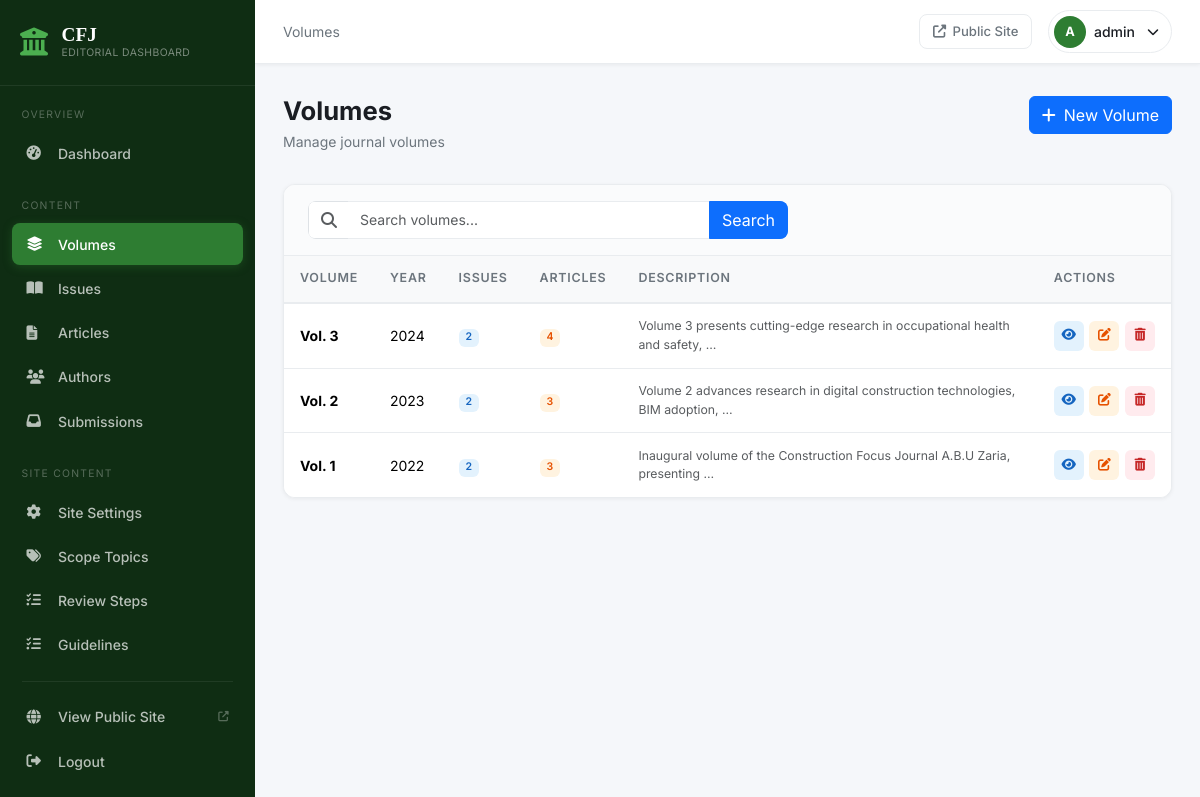
The app's page /dashboard/volumes/ (signed in), older data.
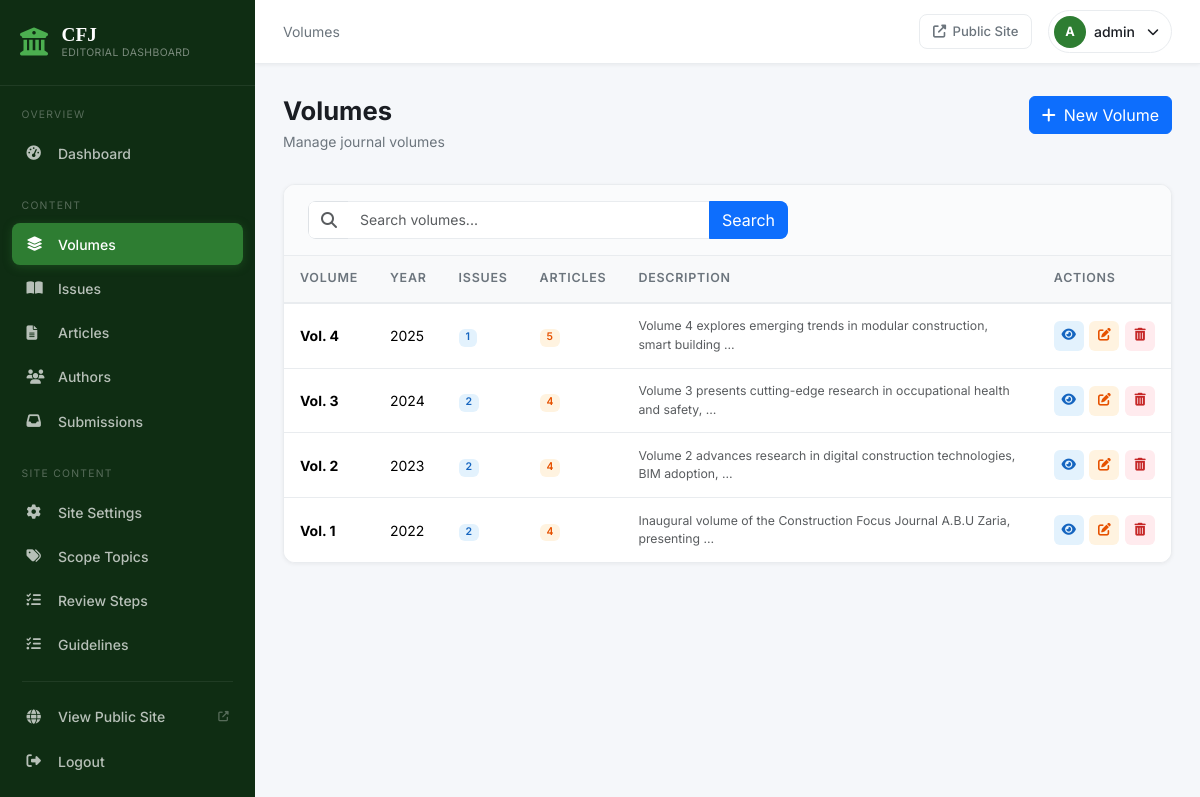
The same page, newer data.
### website/models.py (models this page shows, shortened)
class Volume(models.Model):
    volume_number = models.PositiveIntegerField(unique=True)
    year = models.PositiveIntegerField()
    description = models.TextField(blank=True)
    class Meta:
        ordering = ['-volume_number']
    def get_absolute_url(self):
        return reverse('website:volume_detail', kwargs={'volume_number': self.volume_number})

### src/views.py (the view)
# urls.py: path('volumes/', views.volume_list, name='volume_list'),
@login_required
def volume_list(request):
    query = request.GET.get('q', '').strip()
    qs = Volume.objects.prefetch_related('issues')
    if query:
        qs = qs.filter(
            Q(volume_number__icontains=query) | Q(year__icontains=query) | Q(description__icontains=query)
        )
    paginator = Paginator(qs, 15)
    return render(request, 'src/volumes/list.html', {
        'volumes': paginator.get_page(request.GET.get('page')),
        'query': query,
    })

### src/context_processors.py (called while the page is built)
def pending_submissions_count(request):
    if not request.path.startswith('/dashboard/') or not request.user.is_authenticated:
        return {}
    return {
        'pending_submissions_count': Submission.objects.filter(status=Submission.STATUS_PENDING).count(),
    }

### website/context_processors.py (called while the page is built)
def site_settings(request):
    return {'site_settings': SiteSettings.load()}

### website/models.py (called while the page is built)
    @classmethod
    def load(cls):
        obj, _ = cls.objects.get_or_create(pk=1)
        return obj

### templates/src/volumes/list.html (shortened to what this page needs)
{% extends 'src/base.html' %}
{% block breadcrumb %}Volumes{% endblock %}
{% block content %}
<div class="page-header">
  <div>
    <h1 class="page-title">Volumes</h1>
    <p class="page-subtitle">Manage journal volumes</p>
  </div>
  <a href="{% url 'src:volume_create' %}" class="btn btn-primary">
    <i class="fas fa-plus me-2"></i>New Volume
  </a>
</div>
<div class="dash-card">
  <div class="dash-card-header">
    <form class="search-form" action="" method="get">
      <div class="input-group">
        <span class="input-group-text"><i class="fas fa-search text-muted"></i></span>
        <input type="text" name="q" class="form-control" placeholder="Search volumes..."
               value="{{ query }}">
        <button type="submit" class="btn btn-primary">Search</button>
      </div>
    </form>
  </div>
  <div class="dash-card-body p-0">
    {% if volumes %}
    <div class="table-responsive">
      <table class="table dash-table mb-0">
        <thead>
          <tr>
            <th>Volume</th>
            <th>Year</th>
            <th>Issues</th>
            <th>Articles</th>
            <th>Description</th>
            <th>Actions</th>
          </tr>
        </thead>
        <tbody>
          {% for volume in volumes %}
          <tr>
            <td><strong>Vol. {{ volume.volume_number }}</strong></td>
            <td>{{ volume.year }}</td>
            <td>
              <span class="badge badge-volume">{{ volume.issues.count }}</span>
            </td>
            <td>
              <span class="badge badge-article">{{ volume.articles.count }}</span>
            </td>
            <td class="text-muted small">
              {{ volume.description|truncatewords:10|default:"—" }}
            </td>
            <td>
              <div class="table-actions">
                <a href="{{ volume.get_absolute_url }}" class="table-action-btn view" target="_blank" title="View">
                  <i class="fas fa-eye"></i>
                </a>
                <a href="{% url 'src:volume_edit' volume.pk %}" class="table-action-btn edit" title="Edit">
                  <i class="fas fa-edit"></i>
                </a>
                <a href="{% url 'src:volume_delete' volume.pk %}" class="table-action-btn delete" title="Delete">
                  <i class="fas fa-trash-alt"></i>
                </a>
              </div>
            </td>
          </tr>
          {% endfor %}
        </tbody>
      </table>
    </div>
    {% endif %}
  </div>
</div>
{% endblock %}

Row changes from the older to the newer data that the page shows:
removed Volume: volume_number "2", year "2023", issues.count "2", articles.count "3", description "Volume 2 advances research in digital construction technologies, BIM adoption, …"
removed Volume: volume_number "1", year "2022", issues.count "2", articles.count "3", description "Inaugural volume of the Construction Focus Journal A.B.U Zaria, presenting …"
added Volume: volume_number "4", year "2025", issues.count "1", articles.count "5", description "Volume 4 explores emerging trends in modular construction, smart building …"
added Volume: volume_number "2", year "2023", issues.count "2", articles.count "4", description "Volume 2 advances research in digital construction technologies, BIM adoption, …"
added Volume: volume_number "1", year "2022", issues.count "2", articles.count "4", description "Inaugural volume of the Construction Focus Journal A.B.U Zaria, presenting …"
